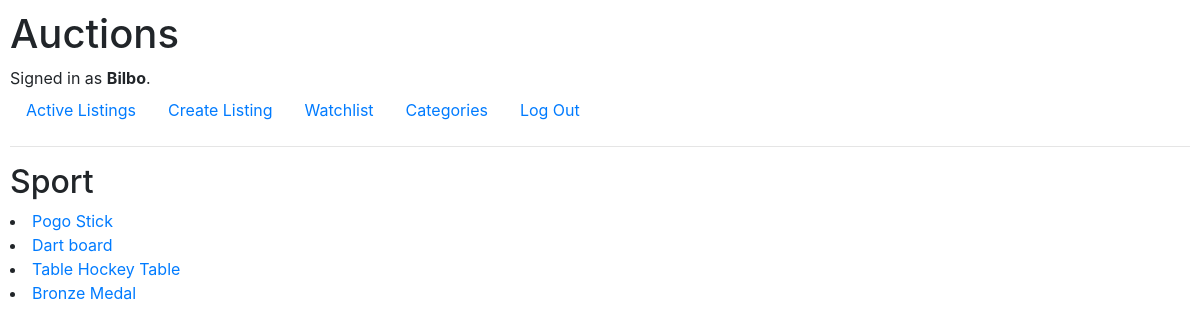
Screenshot of /category/Sport (signed in) with the database file from the repository.
### auctions/models.py (models this page shows)
class User(AbstractUser):
    pass

class Auction_listings(models.Model):
    name = models.CharField(max_length=64)
    body_text = models.TextField()
    init_price = models.FloatField(max_length=16)
    picture = models.URLField(null = True, blank=True)
    category = models.CharField(default= "Fashion", max_length=16)
    status = models.BooleanField(default = True)
    owner = models.ForeignKey(User, on_delete = models.CASCADE, default = 2, related_name="owner")
    winner = models.ForeignKey(User, on_delete = models.CASCADE, blank = True, null = True, related_name="winner")
    def __str__(self):
        return f"{self.name}"

### auctions/views.py (the view)
# urls.py: path("category/<slug:category>", views.category_page, name="category_page"),
@login_required(login_url = '/login')
def category_page(request, category):
    listings = Auction_listings.objects.filter(category = category)
    return render(request, "auctions/category_page.html", {
        "category": category,
        "listings": listings
    })

### auctions/templates/auctions/category_page.html
{% extends "auctions/layout.html" %}
{% block body %}
    <h2>{{category}}</h2>
    {% for listing in listings %}
        <li><a href="{% url 'listing' listing.id%}">{{listing}}</a></li>
    {% endfor %}
{% endblock %}

### auctions/templates/auctions/layout.html (shortened to what this page needs)
{% load static %}
<!DOCTYPE html>
<html lang="en">
    <head>
        <link rel="stylesheet" href="https://stackpath.bootstrapcdn.com/bootstrap/4.4.1/css/bootstrap.min.css">
        <link href="{% static 'auctions/styles.css' %}" rel="stylesheet">
    </head>
    <body>
        <h1>Auctions</h1>
        <div>
            {% if user.is_authenticated %}
                Signed in as <strong>{{ user.username }}</strong>.
            {% else %}
                Not signed in.
            {% endif %}
        </div>
        <ul class="nav">
            <li class="nav-item">
                <a class="nav-link" href="{% url 'index' %}">Active Listings</a>
            </li>
            {% if user.is_authenticated %}
                <li class="nav-item">
                    <a class="nav-link" href="{% url 'create_listing' %}">Create Listing</a>
                </li>
                <li class="nav-item">
                    <a class="nav-link" href="{% url 'go_watch'%}">Watchlist</a>
                </li>
                <li class="nav-item">
                    <a class="nav-link" href="{% url 'categories' %}">Categories</a>
                </li>
                <li class="nav-item">
                    <a class="nav-link" href="{% url 'logout' %}">Log Out</a>
                </li>
            {% endif %}
        </ul>
        <hr>
        {% block body %}
        {% endblock %}
    </body>
</html>

### auctions/static/auctions/styles.css (style rules this page uses)
body { padding: 10px; }

### rows the page displays
User: username "Bilbo"
Auction_listings: name "Pogo Stick"
Auction_listings: name "Dart board"
Auction_listings: name "Table Hockey Table"
Auction_listings: name "Bronze Medal"

### other values shown
{{ category }} "Sport"
